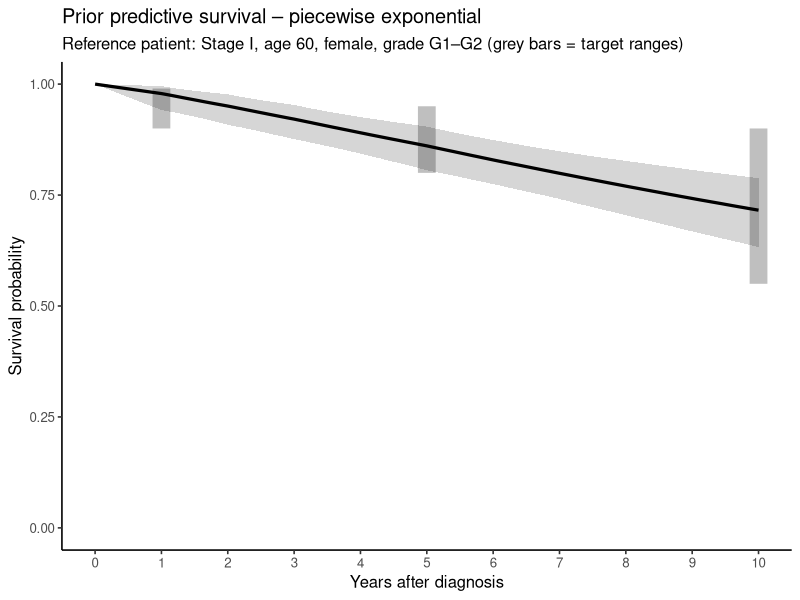

Source code (R):
###############################################################################
# STAT 638 – Group 6 – Prior derivation for the Piecewise Exponential model
#
# Purpose: translate the group's shared priors (built for the Weibull model)
#          into the parameters of the piecewise exponential model.
#   Part 1: covariate priors  -> same literature HRs, written on the log-HR scale
#   Part 2: baseline priors   -> Weibull beta0 / k prior translated into a
#                                Gamma prior for each interval hazard lambda_k
#   Part 3: prior predictive check for the reference patient
#           (Stage I, age 60, female, grade G1-G2)
#
# Run this ONCE. Copy the printed values into STEP 4 of
# piecewise_exponential_KIRC.R. (Plain R – no Stan.)
###############################################################################

library(ggplot2)

set.seed(638)
N <- 200000

# ---------------------------------------------------------------------------
# PART 1. COVARIATE PRIORS (log hazard ratio scale)
#
# Inputs = the HR centers and plausible ranges in the group write-up
# (same as Parameter_Prior_2_3_4_A_S.r, plus the two grade rows).
#
# The Weibull needs beta = -log(HR)/k because its coefficients are on the
# survival-time scale. In the piecewise model h(t) = lambda_k * exp(x'beta),
# so beta = log(HR) directly: no k, no minus sign.
#
#   mean = log(center)
#   SD   = (log(upper) - log(lower)) / (2 * 1.96)   (range = approx. 95% interval)
#   Age is given per year; x10 because the model uses Age10 = (age - 60)/10
# ---------------------------------------------------------------------------
HR <- data.frame(
  param  = c("stageII", "stageIII", "stageIV", "age10", "male", "gradeG3", "gradeG4"),
  label  = c("Stage II vs I", "Stage III vs I", "Stage IV vs I", "Age (per year)",
             "Male vs female", "Grade G3 vs G1-G2", "Grade G4 vs G1-G2"),
  center = c(1.50, 2.50, 10.00, 1.04, 1.00, 1.40, 2.50),
  lower  = c(0.80, 1.30,  4.00, 1.02, 0.67, 0.90, 1.40),
  upper  = c(2.80, 4.80, 25.00, 1.06, 1.50, 2.20, 4.50),
  mult   = c(1,    1,     1,    10,   1,    1,    1)
)

HR$mu0 <- HR$mult * log(HR$center)
HR$sd0 <- HR$mult * (log(HR$upper) - log(HR$lower)) / (2 * 1.96)

# Implied 95% prior range for the HR actually used in the model (Age = per 10 yrs)
HR$HR_lo95 <- exp(HR$mu0 - 1.96 * HR$sd0)
HR$HR_hi95 <- exp(HR$mu0 + 1.96 * HR$sd0)

cat("\n=========== PART 1: COVARIATE PRIORS (beta = log HR) ===========\n")
print(HR[, c("label", "center", "lower", "upper", "mu0", "sd0", "HR_lo95", "HR_hi95")],
      digits = 3, row.names = FALSE)
# Expect: stageII 0.405/0.320, stageIII 0.916/0.333, stageIV 2.303/0.467,
#         age10 0.392/0.098, male 0/0.206, gradeG3 0.336/0.228, gradeG4 0.916/0.298

# Cross-check against the Weibull priors: Weibull beta ~ -(log HR)/k, median k ~ 1.2
cat("\nCheck: -mu0/1.2 should be close to the Weibull prior means",
    "(-0.343, -0.773, -1.939, -0.330, 0, -0.283, -0.773):\n")
print(round(-HR$mu0 / exp(0.182), 3))

# ---------------------------------------------------------------------------
# PART 2. BASELINE PRIORS (one Gamma per interval hazard)
#
# The Weibull baseline prior (from Parameter_Prior_1.r):
#   beta0 = log(lambda0) ~ N(3.219, 0.2^2),  log(k) ~ N(0.182, 0.15^2)
# Each draw (beta0, k) is one possible survival curve for the reference patient.
#
# For each draw, the AVERAGE Weibull hazard over interval [a, b) is
#   [H(b) - H(a)] / (b - a),   with H(t) = (t / lambda0)^k
# which is exactly what a constant lambda_k represents.
# A Gamma is then matched to each interval's draws by mean and variance:
#   shape = mean^2 / var,   rate = mean / var
# Gamma keeps the lambda_k step of the Gibbs sampler conjugate (exact draws).
#
# The open-ended 5+ interval is matched over 5-8 years (where follow-up exists).
# ---------------------------------------------------------------------------
beta0  <- rnorm(N, mean = 3.219, sd = 0.20)
k      <- exp(rnorm(N, mean = 0.182, sd = 0.15))
lambda0 <- exp(beta0)
H <- function(t) (t / lambda0)^k               # Weibull cumulative hazard

lo <- c(0, 1, 2, 3, 5)
hi <- c(1, 2, 3, 5, 8)

base_tab <- do.call(rbind, lapply(1:5, function(j) {
  h <- (H(hi[j]) - H(lo[j])) / (hi[j] - lo[j])  # avg hazard per year in interval j
  m <- mean(h); v <- var(h)
  data.frame(interval    = c("0-1", "1-2", "2-3", "3-5", "5+")[j],
             hazard_mean = m,
             hazard_sd   = sqrt(v),
             hazard_lo95 = quantile(h, 0.025, names = FALSE),
             hazard_hi95 = quantile(h, 0.975, names = FALSE),
             shape       = m^2 / v,
             rate        = m / v)
}))

cat("\n=========== PART 2: BASELINE PRIORS lambda_k ~ Gamma(shape, rate) ===========\n")
print(base_tab, digits = 3, row.names = FALSE)
# Expect approx: Gamma(2.74, 113), (5.99, 209), (8.52, 273), (11.6, 343), (14.9, 402)

# ---------------------------------------------------------------------------
# PART 3. PRIOR PREDICTIVE CHECK (reference patient)
# Draw lambda_1..5 from the Gamma priors and compute S(t). The medians should
# fall inside the group's targets: S(1) 0.90-0.99, S(5) 0.80-0.95, S(10) 0.55-0.90
# ---------------------------------------------------------------------------
lam_draws <- sapply(1:5, function(j) rgamma(N, base_tab$shape[j], base_tab$rate[j]))
cut_lo <- c(0, 1, 2, 3, 5); cut_hi <- c(1, 2, 3, 5, Inf)
time_in <- function(t) pmax(0, pmin(t, cut_hi) - cut_lo)    # years in each interval by t

targets <- data.frame(Time = c(1, 5, 10), Lower = c(0.90, 0.80, 0.55), Upper = c(0.99, 0.95, 0.90))

check <- do.call(rbind, lapply(seq_len(nrow(targets)), function(i) {
  t <- targets$Time[i]
  S <- exp(-drop(lam_draws %*% time_in(t)))
  data.frame(Time = t,
             S_median = median(S),
             S_lo95   = quantile(S, 0.025, names = FALSE),
             S_hi95   = quantile(S, 0.975, names = FALSE),
             Target   = paste0(targets$Lower[i], "-", targets$Upper[i]),
             Coverage = mean(S >= targets$Lower[i] & S <= targets$Upper[i]))
}))

cat("\n=========== PART 3: PRIOR PREDICTIVE CHECK (Stage I, 60, female, G1-G2) ===========\n")
print(check, digits = 3, row.names = FALSE)
# Expect medians about 0.98, 0.86, 0.72 (all inside the targets)

# Prior predictive curve (20,000 draws to keep memory small)
tgrid <- seq(0, 10, by = 0.05)
Emat  <- t(sapply(tgrid, time_in))                      # time x 5
S_mat <- exp(-lam_draws[1:20000, ] %*% t(Emat))         # draws x time
curve <- data.frame(Time   = tgrid,
                    Median = apply(S_mat, 2, median),
                    Lo     = apply(S_mat, 2, quantile, 0.025),
                    Hi     = apply(S_mat, 2, quantile, 0.975))

p_prior <- ggplot(curve, aes(Time, Median)) +
  geom_ribbon(aes(ymin = Lo, ymax = Hi), alpha = 0.2) +
  geom_line(linewidth = 1.1) +
  geom_segment(data = targets, aes(x = Time, xend = Time, y = Lower, yend = Upper),
               inherit.aes = FALSE, linewidth = 6, alpha = 0.25) +
  scale_x_continuous(breaks = 0:10) +
  coord_cartesian(ylim = c(0, 1)) +
  labs(title = "Prior predictive survival – piecewise exponential",
       subtitle = "Reference patient: Stage I, age 60, female, grade G1–G2 (grey bars = target ranges)",
       x = "Years after diagnosis", y = "Survival probability") +
  theme_classic(base_size = 12)
print(p_prior)
#ggsave("PWE_Prior_Predictive.png", p_prior, width = 8, height = 6, dpi = 300)

# ---------------------------------------------------------------------------
# PASTE-READY VALUES FOR STEP 4 OF piecewise_exponential_KIRC.R
# ---------------------------------------------------------------------------
cat("\n=========== COPY INTO STEP 4 ===========\n")
cat("a0  <- c(", paste(sprintf("%.2f", base_tab$shape), collapse = ", "), ")\n", sep = "")
cat("b0  <- c(", paste(sprintf("%.1f", base_tab$rate),  collapse = ", "), ")\n", sep = "")
cat("mu0 <- c(", paste0(HR$param, " = ", sprintf("%.3f", HR$mu0), collapse = ", "), ")\n", sep = "")
cat("sd0 <- c(", paste(sprintf("%.3f", HR$sd0), collapse = ", "), ")\n", sep = "")

#write.csv(HR,       "PWE_Covariate_Priors.csv", row.names = FALSE)
#write.csv(base_tab, "PWE_Baseline_Priors.csv",  row.names = FALSE)
